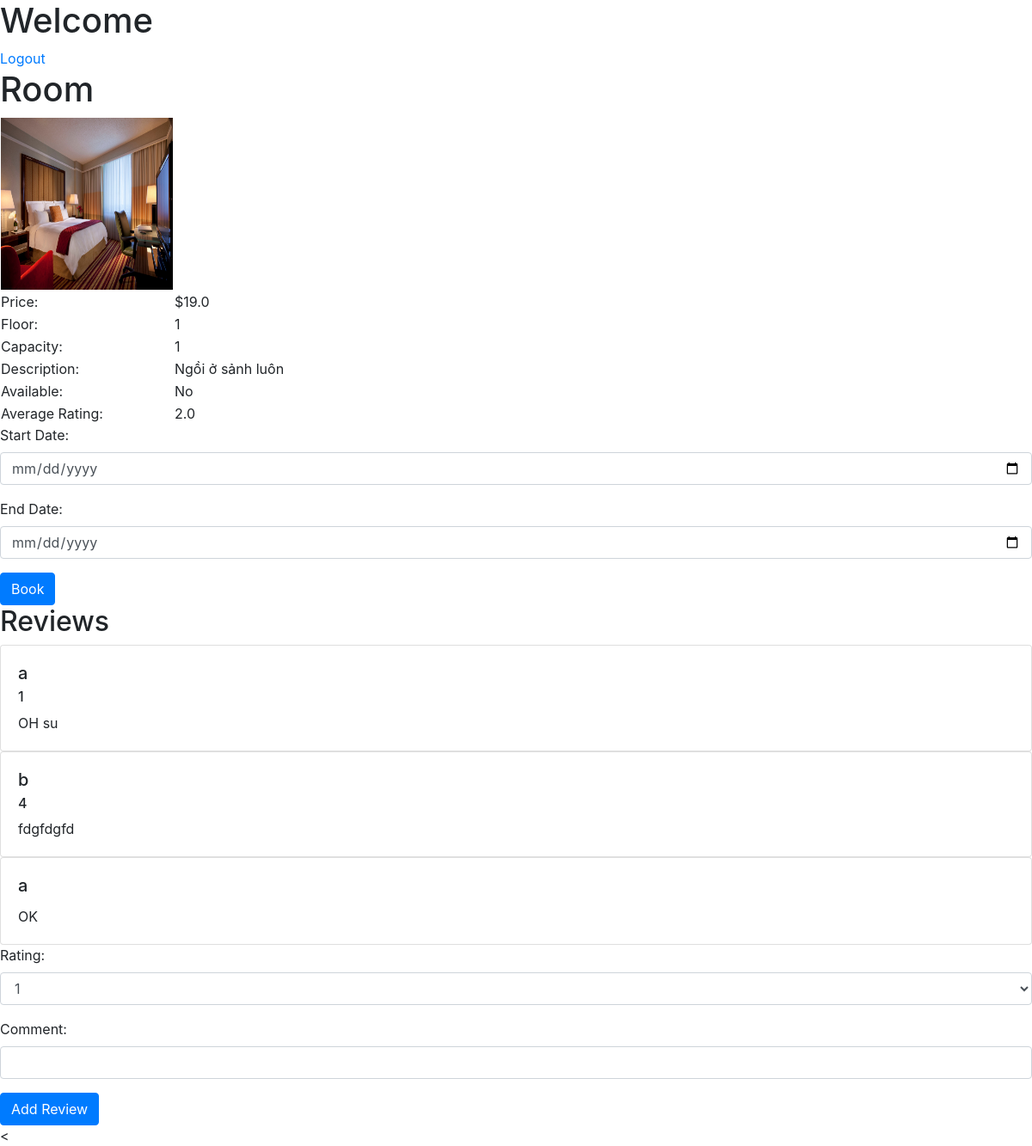
The page /room/1 (signed in) on the database its author committed.
### model.py (models this page shows)
class Room(Base):
    __tablename__ = 'rooms'
    id = Column(Integer, primary_key=True)
    room_number = Column(String(50), nullable=False)
    price = Column(Float, nullable=False)
    floor = Column(String(10), nullable=False)
    capacity = Column(Integer, nullable=False, default=1)
    image = Column(String(50), nullable=False)
    description = Column(String(1000), nullable=False)
    available = Column(Integer, nullable=False, default=1) # 0 = not available, 1 = available
    average_rating = Column(Float, nullable=False, default=0)

class Review(Base):
    __tablename__ = 'reviews'
    id = Column(Integer, primary_key=True)
    user_id = Column(Integer, ForeignKey('users.id'), nullable=False)
    room_id = Column(Integer, ForeignKey('rooms.id'), nullable=False)
    comment = Column(String(1000), nullable=False)
    rating = Column(Integer, nullable=False) # 1-5
    show = Column(Integer, nullable=False, default=0) # 0 = hidden, 1 = visible
    room = relationship('Room', backref='reviews')

### user_route.py (the view)
@user_route.route('/room/<int:room_id>', methods=['GET'])
def room(room_id):
    with app.app_context():
        if not session.get('logged_in'):
            return redirect(url_for('authenticate_route.login'))
        else:
            room = get_room_by_id(room_id)
            reviews = get_reviews_by_room_id(room_id)
            message = request.args.get('message')
            error = request.args.get('error')
            return render_template('user_room.html', room=room, reviews=reviews, message=message, error=error)

### controller.py (called while the page is built)
def get_room_by_id(room_id):
    session = DBSession()
    room = session.query(Room).get(room_id)
    session.close()
    return room

def get_reviews_by_room_id(room_id):
    session = DBSession()
    reviews = session.query(Review).filter_by(room_id=room_id).all()
    review_with_name = []
    for review in reviews:
        user = session.query(User).get(review.user_id)
        review.name = user.username if user.friendly_name == "" else user.friendly_name
        review_with_name.append(review)
    session.close()
    return review_with_name

### templates/user_room.html (shortened to what this page needs)
{% extends "base.html" %}
{% block content %}
    <h1>Room {{ room.number }}</h1>
    <table>
        <tbody>
            <tr>
                <td>
                    <img src="{{ url_for('static', filename='images/' + room.image) }}" alt="room image" width="200" height="200">
                </td>
            </tr>
            <tr>
                <td>Price:</td>
                <td>${{ room.price }}</td>
            </tr>
            <tr>
                <td>Floor:</td>
                <td>{{ room.floor }}</td>
            </tr>
            <tr>
                <td>Capacity:</td>
                <td>{{ room.capacity }}</td>
            </tr>
            <tr>
                <td>Description:</td>
                <td>{{ room.description }}</td>
            </tr>
            <tr>
                <td>Available:</td>
                <td>{{ "Yes" if room.available else "No" }}</td>
            </tr>
            <tr>
                <td>Average Rating:</td>
                <td>{{ room.average_rating }}</td>
            </tr>
        </tbody>
    </table>
    <form action="{{ url_for('user_route.reserve', room_id=room.id) }}" method="POST">
        <div class="form-group">
            <label for="start_date">Start Date:</label>
            <input type="date" name="start_date" class="form-control" id="start_date" required>
        </div>
        <div class="form-group">
            <label for="end_date">End Date:</label>
            <input type="date" name="end_date" class="form-control" id="end_date" required>
        </div>
        <button type="submit" class="btn btn-primary" onclick="{{ url_for('user_route.reserve', room_id=room.id) }}">Book</button>
    </form>
    <h2>Reviews</h2>
    <div class="">
    {% for review in reviews %}
        <div class="card">
            <div class="card-body">
                <h5 class="card-title">{{ review.name }}</h5>
                {% if review.rating < 10 %}
                    <h6 class="card-subtitle mb-2">{{ review.rating }}</h6>
                {% endif %}
                <p class="card-text">{{ review.comment }}</p>
            </div>
        </div>
    {% endfor %}
    </div>
    <form action="{{ url_for('user_route.add_review_route', room_id=room.id) }}" method="POST">
        <div class="form-group">
            <label for="rating">Rating:</label>
            <select name="rating" class="form-control">
                <option value="1">1</option>
            </select>
        </div>
        <div class="form-group">
            <label for="comment">Comment:</label>
            <input type="text" name="comment" class="form-control" required>
        </div>
        <button type="submit" class="btn btn-primary" data-toggle="modal" data-target="#exampleModal">
            Add Review
        </button>
    </form>
<{% endblock %}

### rows shown on the page
Room: image (picture), price "19.0", floor "1", capacity "1", description "Ngồi ở sảnh luôn", available "No", average_rating "2.0"
Review: name "a", rating "1", comment "OH su"
Review: name "b", rating "4", comment "fdgfdgfd"
Review: name "a", comment "OK"
